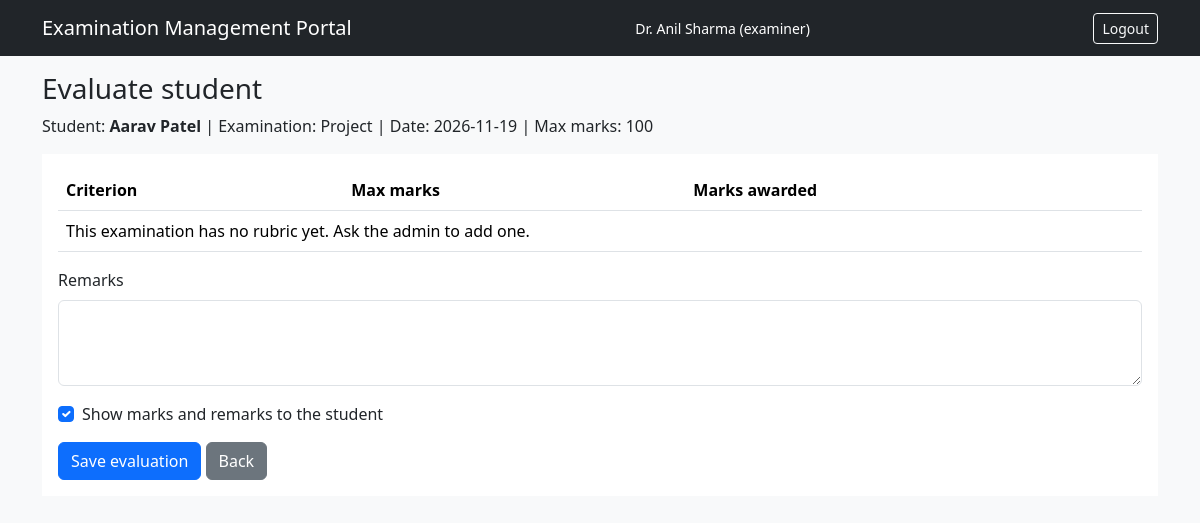
The app's page /examiner/evaluate/2 (signed in) with its own data.
### app.py (models this page shows)
class User(db.Model):
    id = db.Column(db.Integer, primary_key=True)
    name = db.Column(db.String(100), nullable=False)
    email = db.Column(db.String(120), unique=True, nullable=False)
    password = db.Column(db.String(200), nullable=False)
    phone = db.Column(db.String(20), default='')
    department = db.Column(db.String(100), default='')
    role = db.Column(db.String(20), nullable=False)       # admin, examiner, student
    status = db.Column(db.String(20), default='active')   # pending, approved, deactivated, active

class Exam(db.Model):
    id = db.Column(db.Integer, primary_key=True)
    course_id = db.Column(db.Integer, db.ForeignKey('course.id'), nullable=False)
    name = db.Column(db.String(100), nullable=False)
    exam_type = db.Column(db.String(30), nullable=False)
    duration = db.Column(db.Integer, nullable=False)      # in minutes
    max_marks = db.Column(db.Integer, nullable=False)
    slot_start = db.Column(db.Date, nullable=False)       # slot creation period
    slot_end = db.Column(db.Date, nullable=False)
    book_start = db.Column(db.Date, nullable=False)       # booking period
    book_end = db.Column(db.Date, nullable=False)         # last day to cancel a booking
    slot_creation_open = db.Column(db.Boolean, default=False)  # admin switch
    booking_open = db.Column(db.Boolean, default=False)       # admin switch
    status = db.Column(db.String(30), default='Draft')        # label worked out from the switches
    rubrics = db.relationship('Rubric', backref='exam', cascade='all, delete-orphan')
    slots = db.relationship('Slot', backref='exam', cascade='all, delete-orphan')
    assignments = db.relationship('Assignment', backref='exam', cascade='all, delete-orphan')

class Slot(db.Model):
    id = db.Column(db.Integer, primary_key=True)
    exam_id = db.Column(db.Integer, db.ForeignKey('exam.id'), nullable=False)
    examiner_id = db.Column(db.Integer, db.ForeignKey('user.id'), nullable=False)
    slot_date = db.Column(db.Date, nullable=False)
    start_time = db.Column(db.Time, nullable=False)
    end_time = db.Column(db.Time, nullable=False)
    capacity = db.Column(db.Integer, nullable=False)
    cancelled = db.Column(db.Boolean, default=False)
    examiner = db.relationship('User')
    bookings = db.relationship('Booking', backref='slot', cascade='all, delete-orphan')

### app.py (the view, shortened to what this page needs)
@app.route('/examiner/evaluate/<int:booking_id>', methods=['GET', 'POST'])
def examiner_evaluate(booking_id):
    if not is_role('examiner'):
        return redirect(url_for('login'))
    me = current_user()
    booking = db.get_or_404(Booking, booking_id)
    if booking.slot.examiner_id != me.id or booking.status == 'Cancelled':
        flash('You can only evaluate students booked in your own slots.')
        return redirect(url_for('examiner_page'))
    exam = booking.slot.exam
    evaluation = booking.evaluation
    existing = {}
    if evaluation is not None:
        for score in evaluation.scores:
            existing[score.rubric_id] = score.marks
    return render_template('evaluate.html', booking=booking, exam=exam, existing=existing,
                           remarks=evaluation.remarks if evaluation else '',
                           published=evaluation.published if evaluation else True)

### app.py (called while the page is built)
def current_user():
    user_id = session.get('user_id')
    if user_id is None:
        return None
    return db.session.get(User, user_id)

def is_role(role):
    user = current_user()
    if user is None or user.role != role:
        return False
    return user.status in ('approved', 'active')

@app.context_processor
def send_helpers():
    return {'me': current_user(), 'seats_left': seats_left, 'seats_taken': seats_taken,
            'slot_status': slot_status}

### templates/evaluate.html
{% extends 'base.html' %}
{% block content %}
<h3 class="mb-2">Evaluate student</h3>
<p>
  Student: <b>{{ booking.student.name }}</b> |
  Examination: {{ exam.name }} |
  Date: {{ booking.slot.slot_date }} |
  Max marks: {{ exam.max_marks }}
</p>
<form method="post" class="bg-white p-3">
  <table class="table">
    <tr><th>Criterion</th><th>Max marks</th><th>Marks awarded</th></tr>
    {% for r in exam.rubrics %}
    <tr>
      <td>{{ r.criterion }}</td>
      <td>{{ r.max_marks }}</td>
      <td>
        <input class="form-control" type="number" step="0.5" min="0" max="{{ r.max_marks }}"
               name="mark_{{ r.id }}" value="{{ existing.get(r.id, '') }}" required>
      </td>
    </tr>
    {% else %}
    <tr><td colspan="3">This examination has no rubric yet. Ask the admin to add one.</td></tr>
    {% endfor %}
  </table>
  <div class="mb-3">
    <label class="form-label">Remarks</label>
    <textarea class="form-control" name="remarks" rows="3">{{ remarks }}</textarea>
  </div>
  <div class="form-check mb-3">
    <input class="form-check-input" type="checkbox" name="publish" id="pub" {{ 'checked' if published else '' }}>
    <label class="form-check-label" for="pub">Show marks and remarks to the student</label>
  </div>
  <button class="btn btn-primary">Save evaluation</button>
  <a class="btn btn-secondary" href="{{ url_for('examiner_page') }}">Back</a>
</form>
{% endblock %}

### templates/base.html (shortened to what this page needs)
<!doctype html>
<html lang="en">
<head>
  <link href="{{ url_for('static', filename='css/bootstrap.min.css') }}" rel="stylesheet">
</head>
<body class="bg-light">
<nav class="navbar navbar-dark bg-dark mb-3">
  <div class="container">
    <a class="navbar-brand" href="{{ url_for('home') }}">Examination Management Portal</a>
    {% if me %}
      <span class="text-white small">{{ me.name }} ({{ me.role }})</span>
      <a class="btn btn-sm btn-outline-light ms-3" href="{{ url_for('logout') }}">Logout</a>
    {% endif %}
  </div>
</nav>
<div class="container pb-4">
  {% block content %}{% endblock %}
</div>
</body>
</html>

### records on screen
User: name "Dr. Anil Sharma", role "examiner"
User: student.name "Aarav Patel"
Exam: name "Project", max_marks "100"
Slot: slot.slot_date "2026-11-19"
